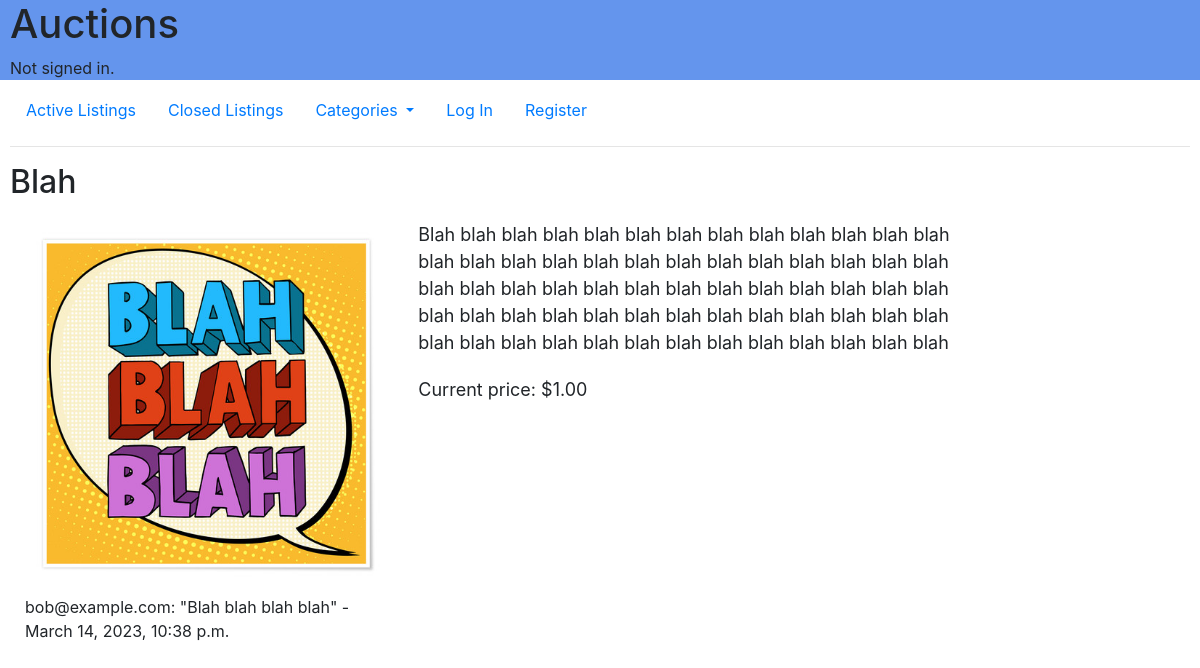
Page /auction/2 on the committed database.
### auction/models.py (models this page shows, shortened)
class Listing(models.Model):
    title = models.CharField(max_length=64)
    description = models.TextField()
    image = models.ImageField(blank=True, upload_to='images')
    categories = Choices("Clothing/Footwear","Books","Electronics","Cosmetics","Toys","Home/Garden","Sport/Leisure", "Other")
    category = models.CharField(choices=categories, max_length=32)
    price = models.DecimalField(decimal_places=2, max_digits=10)
    lister = models.ForeignKey(User, on_delete=models.CASCADE, related_name="selling")
    active = models.BooleanField(default=True)
    watchers = models.ManyToManyField(User, blank=True, related_name="watching")
    time = models.DateTimeField("Time listed", auto_now_add=True)

class Comment(models.Model):
    comment = models.TextField(blank=False)
    commenter = models.ForeignKey(User, on_delete=models.CASCADE, related_name="my_comments")
    item = models.ForeignKey(Listing, on_delete=models.CASCADE, related_name="comments")
    time = models.DateTimeField("Comment time", auto_now_add=True)
    def __str__(self):
        return f'{self.commenter}: "{self.comment}"'

### mail/models.py (models this page shows)
class User(AbstractUser):
    pass

### auction/views.py (the view)
# urls.py: path("<int:listing_id>", views.listing, name="listing"),
def listing(request, listing_id):
    listing = Listing.objects.get(pk=listing_id)
    return render(request, "auctions/listing.html", {
        "listing": listing
    })

### auction/templates/auctions/listing.html (shortened to what this page needs)
{% extends "auctions/layout.html" %}
{% block body %}
    <h2>{{ listing.title }}</h2>
    {% if listing.active %}
        <div class="big-listing">
            <div class="col-lg-4 col-md-4 col-sm-4">
                <img src="{{ listing.image.url }}" class="big-listing-image">
                {% for comment in listing.comments.all %}
                <div class="comment">
                    {{ comment }} - {{ comment.time }}
                </div>
                {% endfor %}
            </div>
            <div class="col-lg-6 col-md-8 col-sm-8">
                <div class="big-listing-description">{{ listing.description }}</div>
                <p class="big-listing-price">Current price: ${{ listing.price }}</p>
            </div>
        </div>
    {% endif %}
{% endblock %}

### auction/static/auctions/styles.css (style rules this page uses)
body { padding-left: 10px; padding-right: 10px; }
p { margin: 0px; }
h2 { margin-bottom: 20px; }
.big-listing { display: flex; margin-bottom: 25px; }
.big-listing-image { max-height: 100%; max-width: 100%; object-fit: contain; }
.big-listing-description, .big-listing-price, .winner { font-size: 18px; margin-bottom: 20px; }
.comment { margin-top: 10px; }

### rows in the picture
Listing: title "Blah", image (picture), description "Blah blah blah blah blah blah blah blah blah blah blah blah blah blah blah blah blah blah blah blah blah blah blah blah blah blah blah blah blah blah blah blah blah blah blah blah blah blah blah blah blah blah blah blah blah blah blah blah blah blah blah blah blah blah blah blah blah blah blah blah blah blah blah blah blah", price "1.00"
Comment: commenter+comment "bob@example.com: \"Blah blah blah blah\"", time "March 14, 2023, 10:38 p.m."
